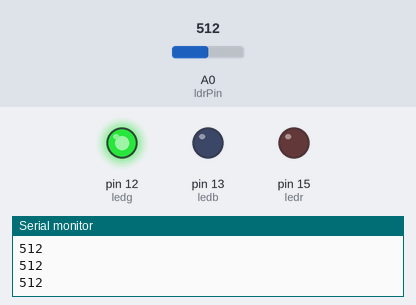
The sketch below on a simulated Arduino Uno, built with avr-gcc and run on an emulated ATmega328P. On the bench: output pins drawn as LEDs (lit = HIGH), the last lines printed to the serial monitor. Inputs (shaded band) come from the test bench; at power-on: A0 (ldrPin) = 512.

Above: at 1.3 s.
1.4 s: A0 (ldrPin) set to 672
4.4 s: A0 (ldrPin) set to 699
At 4.9 s:
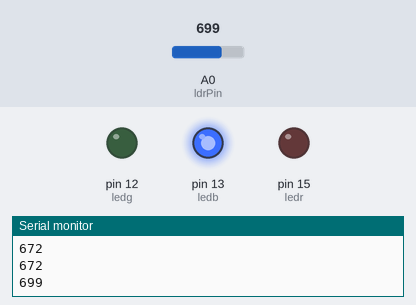
7.4 s: A0 (ldrPin) set to 330
At 7.9 s:
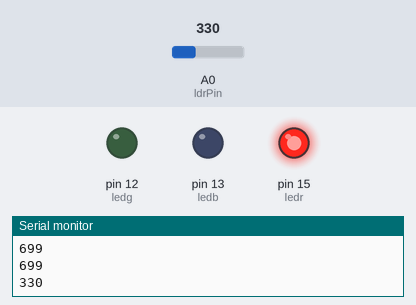
10.4 s: A0 (ldrPin) set to 357
At 10.9 s:
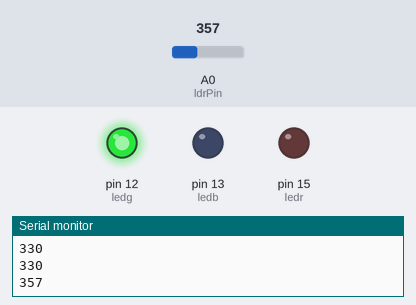
13.4 s: A0 (ldrPin) set to 306
At 13.9 s:
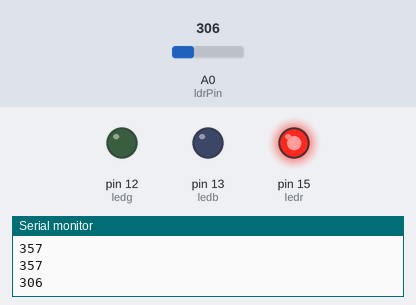
Timing chart, 0 to 16.4 s (numbered marks = the images above; inputs shaded):
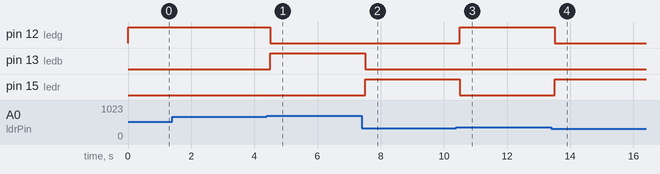

The sketch:

VARIANDO_CORES_DE_ACORDO_COM_O_VALOR_DO_LDR___USANDO__MINI.ino
```cpp
int ldrPin = A0;
int ledb =13;
int ledr = 15;
int ledg = 12;

void setup() {

Serial.begin(9600);

pinMode(ledb,OUTPUT);
pinMode(ldrPin, INPUT);
pinMode(ledr, OUTPUT);
pinMode(ledg, OUTPUT);
}

void loop() {

int ldrStatus = analogRead(ldrPin);

Serial.println(ldrStatus);

if(ldrStatus<=340)
{
  digitalWrite(ledr,HIGH);

  delay(500);
  digitalWrite(ledr,LOW);
  }
else if (ldrStatus >340&& ldrStatus <=680)
{
  digitalWrite(ledg,HIGH);
  delay(500);
  digitalWrite(ledg,LOW);
  }
else if (ldrStatus > 680 )
{
  digitalWrite(ledb,HIGH);
  delay(500);
  digitalWrite(ledb,LOW);
  }


}
```

Measured:
- the behaviour switches between 680 and 681 on A0 (ldrPin) (found by bisection; images 0 and 1)
- the behaviour switches between 340 and 341 on A0 (ldrPin) (found by bisection; images 2 and 3)
- after the input at 4.4 s, pin 12 (ledg): HIGH → LOW after 0.10 s; pin 13 (ledb): LOW → HIGH after 0.10 s
- after the input at 7.4 s, pin 13 (ledb): HIGH → LOW after 0.10 s; pin 15 (ledr): LOW → HIGH after 0.10 s
- after the input at 10.4 s, pin 12 (ledg): LOW → HIGH after 0.11 s; pin 15 (ledr): HIGH → LOW after 0.11 s
- after the input at 13.4 s, pin 12 (ledg): HIGH → LOW after 0.11 s; pin 15 (ledr): LOW → HIGH after 0.11 s
